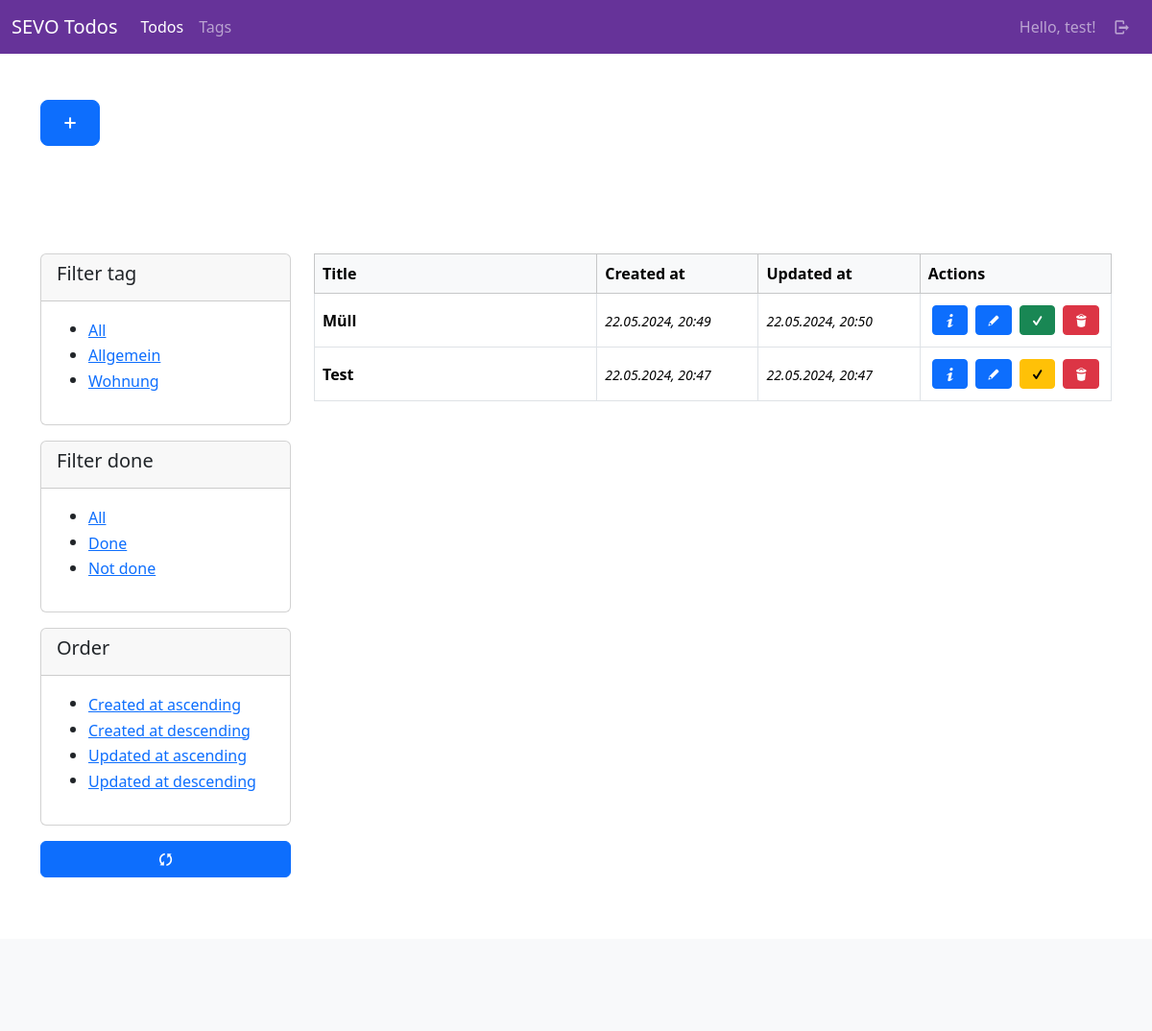
The page /todos/ (signed in) on the database its author committed.
### todos/models.py (models this page shows, shortened)
class Todo(models.Model):
    user = models.ForeignKey(User, on_delete=models.CASCADE)
    title = models.CharField(max_length=255)
    content = tinymce_models.HTMLField()
    tags = models.ManyToManyField(Tag, blank=True)
    done = models.BooleanField(default=False)
    created_at = models.DateTimeField(auto_now_add=True)
    updated_at = models.DateTimeField(auto_now=True)
    class Meta:
        ordering = ["-created_at"]
        pass

class Tag(models.Model):
    user = models.ForeignKey(User, on_delete=models.CASCADE)
    name = models.CharField(max_length=100)
    class Meta:
        ordering = ["name"]

### todos/views/todo_views.py (the view, shortened to what this page needs)
# urls.py: path("", todo_views.index, name="todos-index"),
@login_required(login_url="sevo-auth-login")
def index(request):
    current_user = request.user
    url = reverse("todos-index")
    filter_tag = request.GET.get("tag")
    filter_done = request.GET.get("done")
    filter_order = request.GET.get("order")
    print(f"tag: {filter_tag}")
    print(f"done: {filter_done}")
    print(f"order: {filter_order}")
    order_str = "-created_at"
    todos = models.Todo.objects.filter(user=current_user).order_by(order_str)
    tags = models.Tag.objects.filter(user=current_user)
    if filter_tag != None and filter_tag != "all":
        try:
            todos = todos.filter(tags__id=int(filter_tag))
        except:
            return HttpResponseRedirect(url)
    done_todos = todos.filter(done=True)
    not_done_todos = todos.filter(done=False)
    return render(request, "todos/todo/index.html", {
        "title": _("Todos"),
        "todos": todos,
        "done_todos": done_todos,
        "not_done_todos": not_done_todos,
        "tags": tags
    })

### todos/templates/todos/todo/index.html (shortened to what this page needs)
{% extends "base_sidebar.html" %}
{% load i18n %}
{% load static %}
{% block header %}
    <div class="container">
        <div class="row py-5">
            <div class="col-lg-12">
                <a class="btn btn-primary btn-lg mb-3" href="{% url "todos-new" %}"><i class="demo-icon icon-plus"></i></a>
            </div>
        </div>
    </div>
{% endblock %}
{% block main %}
    <div>
        {% if todos %}
            {% include "todos/todo/partials/_table_list.html" with todos=todos %}
        {% else %}
            <p>{% trans "No todos available." %}</p>
        {% endif %}
    </div>
{%  endblock %}
{% block side %}
    <div id="filter-section">
        <div class="card mb-3">
            <div class="card-header">
                <h5>
                    {% trans "Filter tag" %}
                </h5>
            </div>
            <div class="card-body">
                {% include "todos/todo/partials/_tag_filter.html" %}
            </div>
        </div>
        <div class="card mb-3">
            <div class="card-header">
                <h5>
                    {% trans "Filter done" %}
                </h5>
            </div>
            <div class="card-body">
                {% include "todos/todo/partials/_done_filter.html" %}
            </div>
        </div>
        <div class="card mb-3">
            <div class="card-header">
                <h5>
                    {% trans "Order" %}
                </h5>
            </div>
            <div class="card-body">
                {% include "todos/todo/partials/_ordering_filter.html" %}
            </div>
        </div>
        <div class="mb-3">
            <a class="btn btn-primary w-100" href="{% url "todos-index" %}"><i class="demo-icon icon-arrows-ccw"></i></a>
        </div>
    </div>
{% endblock %}

### templates/partials/_navbar.html (shortened to what this page needs)
{% load i18n %}
<nav class="navbar navbar-expand-lg navbar-dark bg-rebecca-purple">
    <div class="container-fluid">
        <a class="navbar-brand" href="/">SEVO Todos</a>
        <div class="collapse navbar-collapse" id="navbarContent">
            <ul class="navbar-nav me-auto mb-2 mb-lg-0">
                {% if user.is_authenticated %}
                <li class="nav-item">
                    <a class="nav-link{% if "todos" in request.path %} active{% endif %}"{% if "todos" in request.path %} aria-current="page"{% endif %} href="{% url "todos-index" %}">{% trans "Todos" %}</a>
                </li>
                {% endif %}
                {% if user.is_authenticated %}
                <li class="nav-item">
                    <a class="nav-link{% if "tag" in request.path %} active{% endif %}"{% if "tag" in request.path %} aria-current="page"{% endif %} href="{% url "todos-tag-index" %}">{% trans "Tags" %}</a>
                </li>
                {% endif %}
            </ul>
            <ul class="navbar-nav mb-2 mb-lg-0">
                {% if user.is_authenticated %}
                    <li class="nav-item">
                        <a class="nav-link" href="{% url "sevo-auth-user-detail" %}">{% trans "Hello" %}, {{ user }}!</a>
                    </li>
                    <li class="nav-item">
                        <a class="nav-link" href="{% url "sevo-auth-logout" %}"><i class="demo-icon icon-logout"></i></a>
                    </li>
                {% else %}
                    <li class="nav-item">
                        <a class="nav-link {% if "login" in request.path %} active{% endif %}"{% if "members" in request.path %} aria-current="page"{% endif %} href="{% url "sevo-auth-login" %}"><i class="demo-icon icon-user"></i></a>
                    </li>
                {% endif %}
            </ul>
        </div>
    </div>
</nav>

### todos/templates/todos/todo/partials/_table_list.html
{% load i18n %}
<div class="table-responsive">
    <table class="table table-bordered align-middle">
        <thead class="table-light">
        <tr>
            <th scope="col">{% trans "Title" %}</th>
            <th scope="col">{% trans "Created at" %}</th>
            <th scope="col">{% trans "Updated at" %}</th>
            <th scope="col">{% trans "Actions" %}</th>
        </tr>
        </thead>
        <tbody>
            {% for todo in todos %}
                <tr>
                    <th scope="row" class="w-50">
                        {{ todo.title }}
                    </th>
                    <td class="w-25"><time><small><i>{{ todo.created_at|date:"d.m.Y, H:i" }}</i></small></time></td>
                    <td class="w-25"><time><small><i>{{ todo.updated_at|date:"d.m.Y, H:i" }}</i></small></time></td>
                    <td class="w-auto">
                        <div class="d-flex justify-content-center align-content-center">
                            <a class="btn btn-primary btn-sm d-block m-1" href="{% url "todos-detail" id=todo.id %}"><i class="demo-icon icon-info"></i></a>
                            <a class="btn btn-primary btn-sm d-block m-1" href="{% url "todos-update" id=todo.id %}"><i class="demo-icon icon-pencil"></i></a>
                            <a class="btn {% if todo.done %}btn-success{% else %}btn-warning{% endif %} btn-sm d-block m-1" href="{% url "todos-done" id=todo.id %}"><i class="demo-icon icon-check"></i></a>
                            <a class="btn btn-danger btn-sm d-block m-1" href="{% url "todos-delete" id=todo.id %}"><i class="demo-icon icon-trash"></i></a>
                        </div>
                    </td>
                </tr>
            {% endfor %}
        </tbody>
    </table>
</div>

### todos/templates/todos/todo/partials/_tag_filter.html
{% load i18n %}
<div>
    <ul>
        <li>
            <button class="btn btn-link p-0 text-start" type="button" data-filter-key="tag" data-filter-value="all">{% trans "All" %}</button>
        </li>
    {% for tag in tags %}
        <li>
            <button class="btn btn-link p-0 text-start" type="button" data-filter-key="tag" data-filter-value="{{ tag.id }}">{{ tag.name }}</button>
        </li>
    {% endfor %}
</div>

### static/css/style.css (style rules this page uses)
.bg-rebecca-purple { background-color: rebeccapurple; }

### rows shown on the page
Todo: title "Müll", created_at "22.05.2024, 20:49", updated_at "22.05.2024, 20:50"
Todo: title "Test", created_at "22.05.2024, 20:47", updated_at "22.05.2024, 20:47"
Tag: {{ tag.id }} 10 (drawn), name "Allgemein"
Tag: {{ tag.id }} 11 (drawn), name "Wohnung"

### other values the page prints
{{ user }} "test"
